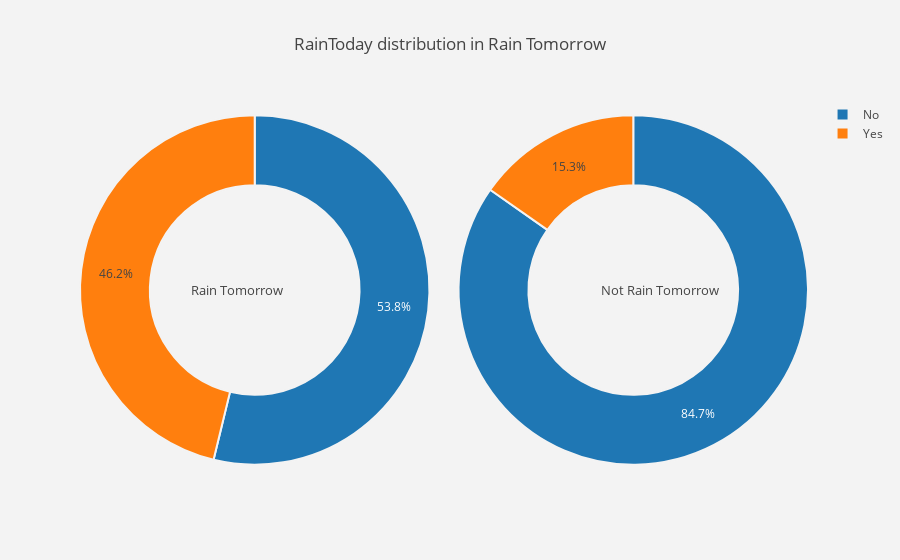

The code cell stored with this chart in its notebook:
### Markdown cell above
## (ii) Prediction of RainTomorrow with respect to RainToday

### Code cell
#function  for pie plot for rain tomorrow attrition types
def plot_pie(column) :
    
    trace1 = go.Pie(values  = rain[column].value_counts().values.tolist(),
                    labels  = rain[column].value_counts().keys().tolist(),
                    hoverinfo = "label+percent+name",
                    domain  = dict(x = [0,.48]),
                    name    = "Rain Tomorrow",
                    marker  = dict(line = dict(width = 2,
                                               color = "rgb(243,243,243)")
                                  ),
                    hole    = .6
                   )
    trace2 = go.Pie(values  = not_rain[column].value_counts().values.tolist(),
                    labels  = not_rain[column].value_counts().keys().tolist(),
                    hoverinfo = "label+percent+name",
                    marker  = dict(line = dict(width = 2,
                                               color = "rgb(243,243,243)")
                                  ),
                    domain  = dict(x = [.52,1]),
                    hole    = .6,
                    name    = "Not Rain Tomorrow" 
                   )


    layout = go.Layout(dict(title = column + " distribution in Rain Tomorrow  ",
                            plot_bgcolor  = "rgb(243,243,243)",
                            paper_bgcolor = "rgb(243,243,243)",
                            annotations = [dict(text = "Rain Tomorrow",
                                                font = dict(size = 13),
                                                showarrow = False,
                                                x = .15, y = .5),
                                           dict(text = "Not Rain Tomorrow",
                                                font = dict(size = 13),
                                                showarrow = False,
                                                x = .88,y = .5
                                               )
                                          ]
                           )
                      )
    data = [trace1,trace2]
    fig  = go.Figure(data = data,layout = layout)
    py.iplot(fig)

    

#for all categorical columns plot pie
for i in cat_cols :
    plot_pie(i)

### Figure 1 — Plotly figure (JSON) as saved in the notebook; plotly's stock layout.template omitted (floating-point values rounded to 4 significant figures)
{"data": [{"domain": {"x": [0, 0.48]}, "hole": 0.6, "hoverinfo": "label+percent+name", "labels": ["No", "Yes"], "marker": {"line": {"color": "rgb(243,243,243)", "width": 2}}, "name": "Rain Tomorrow", "type": "pie", "uid": "24d7d8fa-2cba-4120-a30d-6b304bf50e5e", "values": [6684, 5743]}, {"domain": {"x": [0.52, 1]}, "hole": 0.6, "hoverinfo": "label+percent+name", "labels": ["No", "Yes"], "marker": {"line": {"color": "rgb(243,243,243)", "width": 2}}, "name": "Not Rain Tomorrow", "type": "pie", "uid": "b87895c1-9dc4-4795-b675-afa7fc451c6f", "values": [37274, 6719]}], "layout": {"annotations": [{"font": {"size": 13}, "showarrow": false, "text": "Rain Tomorrow", "x": 0.15, "y": 0.5}, {"font": {"size": 13}, "showarrow": false, "text": "Not Rain Tomorrow", "x": 0.88, "y": 0.5}], "paper_bgcolor": "rgb(243,243,243)", "plot_bgcolor": "rgb(243,243,243)", "title": {"text": "RainToday distribution in Rain Tomorrow  "}}}
